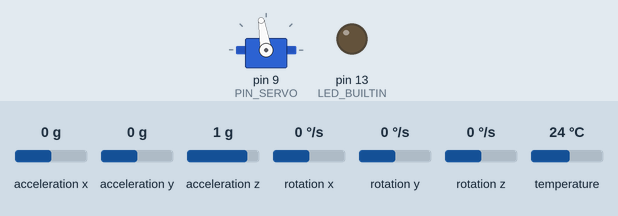
Recording of a sketch running on a simulated Arduino Uno, built with avr-gcc and run on an emulated ATmega328P. Parts: servo, output pins drawn as LEDs (lit = HIGH). The test bench sets the inputs (shaded band); at power-on: rotation x 0 °/s, acceleration y 0 g, acceleration x 0 g, acceleration z 1 g, rotation y 0 °/s, rotation z 0 °/s, temperature 24 °C. What the sketch prints to the serial monitor is not drawn.

Above: at 4.8 s.
4.9 s: rotation x set to 100 °/s
At 5.66 s:
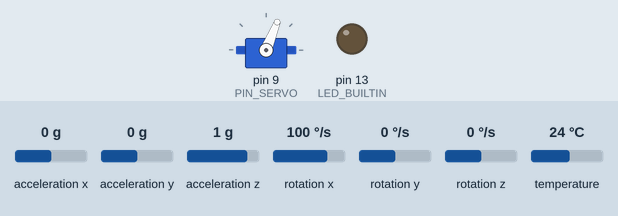
7.9 s: acceleration y set to 0.8 g
9.4 s: acceleration y set to -0.1 g
At 10.9 s:
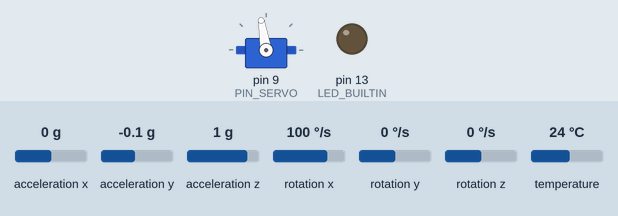
11.2 s: acceleration x set to -1.4 g
At 11.38 s:
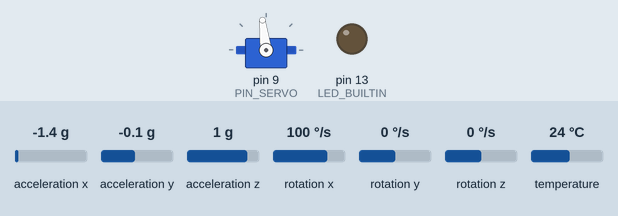
13.1 s: rotation x set to 192 °/s
At 15.5 s:
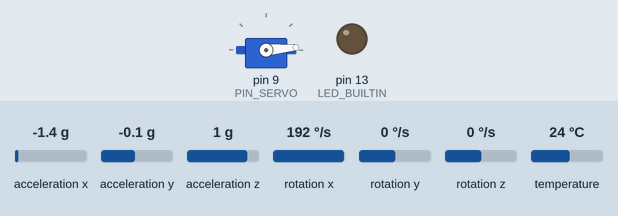
Timing chart, 0 to 17.0 s (numbered marks = the images above; inputs shaded):
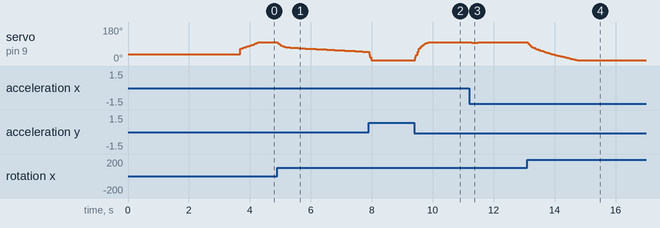

The sketch:

control_angulo.ino
```cpp
/* Barra con MPU6050 y servo: referencia constante en GRADOS en el codigo.
 * Cascada discretizada con Tustin. Ver ../README_control.md.
 * TX: "abcd" + referencia_deg + angulo_deg + servo_us (3 float32).
 * IMU solidaria a la BARRA, mismo eje y montaje que en la identificacion.
 */
#include <Wire.h>
#include <Servo.h>
#include <Adafruit_MPU6050.h>
#include <Adafruit_Sensor.h>
#include <math.h>

// -------- Parametros para modificar --------
const byte PIN_SERVO = 9;
const unsigned long TS_US = 20000UL;
const float TS = TS_US * 1e-6f;
// PI inicial; ganancias pendientes de validacion experimental.
const float KP = 1.0f;          // grado de mando / grado de error
const float KI = 2.0f;          // grado de mando / (grado de error * s)
const float U0_US = 900.0f;     // Pulso de equilibrio
const float UMIN_US = 550.0f;   // Rango usado para identificar
const float UMAX_US = 1600.0f;
const float MANDO_MIN_DEG = -14.8f;
const float MANDO_MAX_DEG = 22.3f;
constexpr float REFERENCIA_MIN = -10.0f;
constexpr float REFERENCIA_MAX = 10.0f;
constexpr float REFERENCIA_DEG = 10.0f; // Editar aqui el angulo deseado en grados.
static_assert(REFERENCIA_DEG >= REFERENCIA_MIN && REFERENCIA_DEG <= REFERENCIA_MAX,
              "Referencia fuera del rango permitido (-10 a 10 grados)");
const float CERO_IMU = 0.0f;    // Lectura de IMU con barra horizontal
const float ALFA = 0.92f;       // Filtro a 100 Hz, igual que identificacion
const unsigned long IMU_US = 10000UL;

Adafruit_MPU6050 mpu;
Servo servo;
float angulo = 0, biasGyro = 0;
float pulso = U0_US;
unsigned long ultimaIMU, siguienteControl;

// =====================================================================
//  Controlador genérico: cascada de etapas (ganancia, cero y polo)
//  Cada etapa: C_i(s) = K_i * (s + cero_i) / (s + polo_i)
//  Se discretiza con Tustin, igual método que ya usabas para la integral.
// =====================================================================

// Cada fila: {K, cero, polo}, C_i(s) = K*(s+cero)/(s+polo).
// Parametros CONTINUOS en rad/s; no copiar los z_c/p_c discretos de Cz.
// Agregar filas para encadenar etapas. Ganancia pura: {K, 0, 0}.
// Colocar el integrador en la ultima etapa para el tracking de saturacion.
const float CONFIG_ETAPAS[][3] = {
  {KP, KI / KP, 0.0f} // Equivale al PI original: KP + KI/s; requiere KP != 0.
};
const size_t N_ETAPAS = sizeof(CONFIG_ETAPAS) / sizeof(CONFIG_ETAPAS[0]);
const float KAW = 1.0f; // Correccion por muestra (0..1).
static_assert(sizeof(float) == 4, "La trama requiere float de 4 bytes");

struct Etapa {
  float b0, b1, a1;  // coeficientes discretos
  float w;           // memoria interna
};

Etapa etapas[N_ETAPAS];

// ganancia, cero y polo en rad/s (continuo). polo=0 -> comportamiento integrador.
// cero=0 -> comportamiento derivativo (con el polo actuando de filtro).
void configurarEtapa(Etapa &e, float ganancia, float cero, float polo, float Ts) {
  const float c = 2.0f / Ts;
  e.b0 = ganancia * (c + cero) / (c + polo);
  e.b1 = ganancia * (cero - c) / (c + polo);
  e.a1 = (polo - c) / (c + polo);
  e.w  = 0;
}

float procesarEtapa(Etapa &e, float x) {
  float y = e.b0 * x + e.w;
  e.w = e.b1 * x - e.a1 * y;
  return y;
}

// Calibracion de TP1/servo_mapeo: angulo de la BARRA, no del eje del servo.
int anguloAPulso(float grados) {
  grados = constrain(grados, MANDO_MIN_DEG, MANDO_MAX_DEG);
  const float pedido = grados <= 0.0f
      ? U0_US + grados * (350.0f / 14.8f)
      : U0_US + grados * (700.0f / 22.3f);
  return (int)lroundf(constrain(pedido, UMIN_US, UMAX_US));
}

float controlar(float error) {
  float senal = error;
  for (int i = 0; i < N_ETAPAS; i++) senal = procesarEtapa(etapas[i], senal);

  // La cascada entrega grados de mando; luego se convierten a microsegundos.
  float mando_sat = constrain(senal, MANDO_MIN_DEG, MANDO_MAX_DEG);

  // Tracking en la salida: las memorias de etapas distintas tienen escalas
  // distintas. Esto no protege integradores en etapas anteriores.
  // Corregir en grados, las mismas unidades que la salida de la cascada.
  float exceso = senal - mando_sat;
  if (exceso != 0) {
    etapas[N_ETAPAS - 1].w -= KAW * exceso;
  }
  return anguloAPulso(mando_sat);
}

float anguloAccel(const sensors_event_t &a) {
  // Misma expresion que en el registro usado para estimar G.
  return atan2(a.acceleration.y,
               sqrt(sq(a.acceleration.x) + sq(a.acceleration.z))) *
         180.0f / PI - CERO_IMU;
}

void actualizarIMU() {
  const unsigned long ahora = micros();
  if (ahora - ultimaIMU < IMU_US) return;
  const float dt = (ahora - ultimaIMU) * 1e-6f;
  ultimaIMU = ahora;
  sensors_event_t a, g, t;
  mpu.getEvent(&a, &g, &t);
  const float velocidad = (g.gyro.x - biasGyro) * 180.0f / PI;
  angulo = ALFA * (angulo + velocidad * dt) + (1-ALFA) * anguloAccel(a);
}


void enviarRegistro() {
  // 16 bytes, sin texto ni terminador; mismo protocolo que la IMU.
  if (Serial.availableForWrite() < 16) return;
  const float valores[] = {REFERENCIA_DEG, angulo, pulso};
  Serial.write("abcd", 4);
  Serial.write(reinterpret_cast<const byte *>(valores), sizeof(valores));
}

void setup() {
  Serial.begin(115200);
  pinMode(LED_BUILTIN, OUTPUT);
  Wire.begin();
  Wire.setClock(400000);
  if (!mpu.begin(0x68)) {
    digitalWrite(LED_BUILTIN, HIGH);
    while (true) delay(100);
  }
  mpu.setAccelerometerRange(MPU6050_RANGE_8_G);
  mpu.setGyroRange(MPU6050_RANGE_500_DEG);
  mpu.setFilterBandwidth(MPU6050_BAND_44_HZ);
  for (size_t i = 0; i < N_ETAPAS; ++i) {
    configurarEtapa(etapas[i], CONFIG_ETAPAS[i][0], CONFIG_ETAPAS[i][1],
                    CONFIG_ETAPAS[i][2], TS);
  }
  servo.attach(PIN_SERVO, 500, 2500);
  pulso = constrain(U0_US, UMIN_US, UMAX_US);
  servo.writeMicroseconds((int)lroundf(pulso));
  delay(1000); // Dejar asentar el servo antes de calibrar.
  sensors_event_t a, g, t;
  for (int i = 0; i < 500; ++i) {
    mpu.getEvent(&a, &g, &t);
    biasGyro += g.gyro.x;
    delay(3);
  }
  biasGyro /= 500;
  angulo = anguloAccel(a);
  ultimaIMU = micros();
  siguienteControl = ultimaIMU + TS_US;
}

void loop() {
  actualizarIMU();
  const unsigned long ahora = micros();
  if ((long)(ahora - siguienteControl) >= 0) {
    siguienteControl += TS_US;
    // Si hubo demora, no ejecutar varios pasos con una misma medicion.
    if ((long)(ahora - siguienteControl) >= 0) siguienteControl = ahora + TS_US;
    pulso = controlar(REFERENCIA_DEG - angulo);
    pulso = lroundf(pulso); // Registrar el pulso entero aplicado.
    servo.writeMicroseconds((int)pulso);
    enviarRegistro();
  }
}
```

Measured:
- after the input at 4.9 s, servo on pin 9 (PIN_SERVO): moves from 99° to 49° over 2.9 s, starting at once
- after the input at 9.4 s, servo on pin 9 (PIN_SERVO): moves from 5° to 99° over 0.46 s, starting at once
- after the input at 11.2 s, servo on pin 9 (PIN_SERVO): 99° → 98° at once, → 97° 0.06 s later, → 98° 0.20 s later, → 99° 0.12 s later
- after the input at 13.1 s, servo on pin 9 (PIN_SERVO): moves from 99° to 5° over 1.6 s, starting at once
